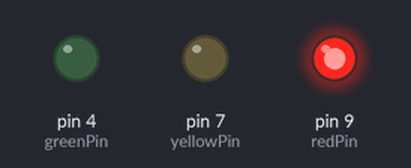
Bench run of a sketch on a simulated Arduino Uno, built with avr-gcc and run on an emulated ATmega328P. Shown: output pins drawn as LEDs (lit = HIGH).

Above: at 2.5 s.
At 6.0 s:
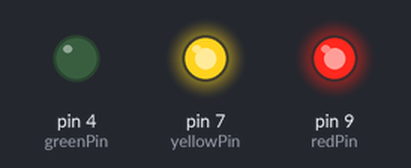
At 9.5 s:
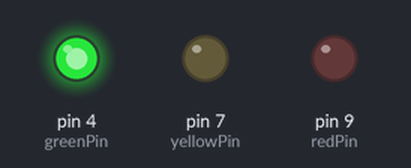
At 13.0 s:
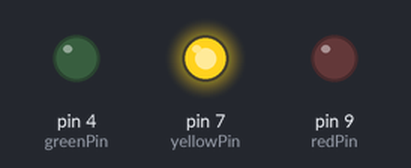
Timing chart, 0 to 18.2 s (numbered marks = the images above):
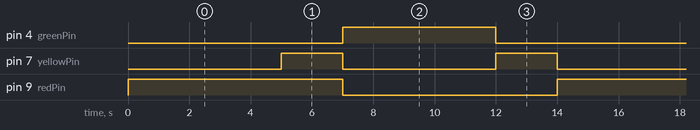

The sketch:

ZyklischeAmpel.ino
```cpp
//1(Ampel läuft zyklisch)

// Pins für die Ampel-LEDs definieren
const int redPin = 9;
const int yellowPin = 7;
const int greenPin = 4;

void setup() {
  pinMode(redPin, OUTPUT);
  pinMode(yellowPin, OUTPUT);
  pinMode(greenPin, OUTPUT);
}

void loop() {
  // Rot leuchtet für 5 Sekunden
  digitalWrite(redPin, HIGH);
  delay(5000);

  // Rot & Gelb leuchten zusammen für 2 Sekunden
  digitalWrite(yellowPin, HIGH);
  delay(2000);

  // Grün leuchtet für 5 Sekunden
  digitalWrite(redPin, LOW);
  digitalWrite(yellowPin, LOW);
  digitalWrite(greenPin, HIGH);
  delay(5000);

  // Gelb leuchtet für 2 Sekunden
  digitalWrite(greenPin, LOW);
  digitalWrite(yellowPin, HIGH);
  delay(2000);

  // Gelb aus, Zyklus beginnt von vorne
  digitalWrite(yellowPin, LOW);
}
```

Measured:
- by itself, pin 4 (greenPin): alternates HIGH for 5.0 s and LOW for 9.0 s
- by itself, pin 7 (yellowPin): alternates HIGH for 2.0 s and LOW for 5.0 s
- by itself, pin 9 (redPin): alternates HIGH for 7.0 s and LOW for 7.0 s
